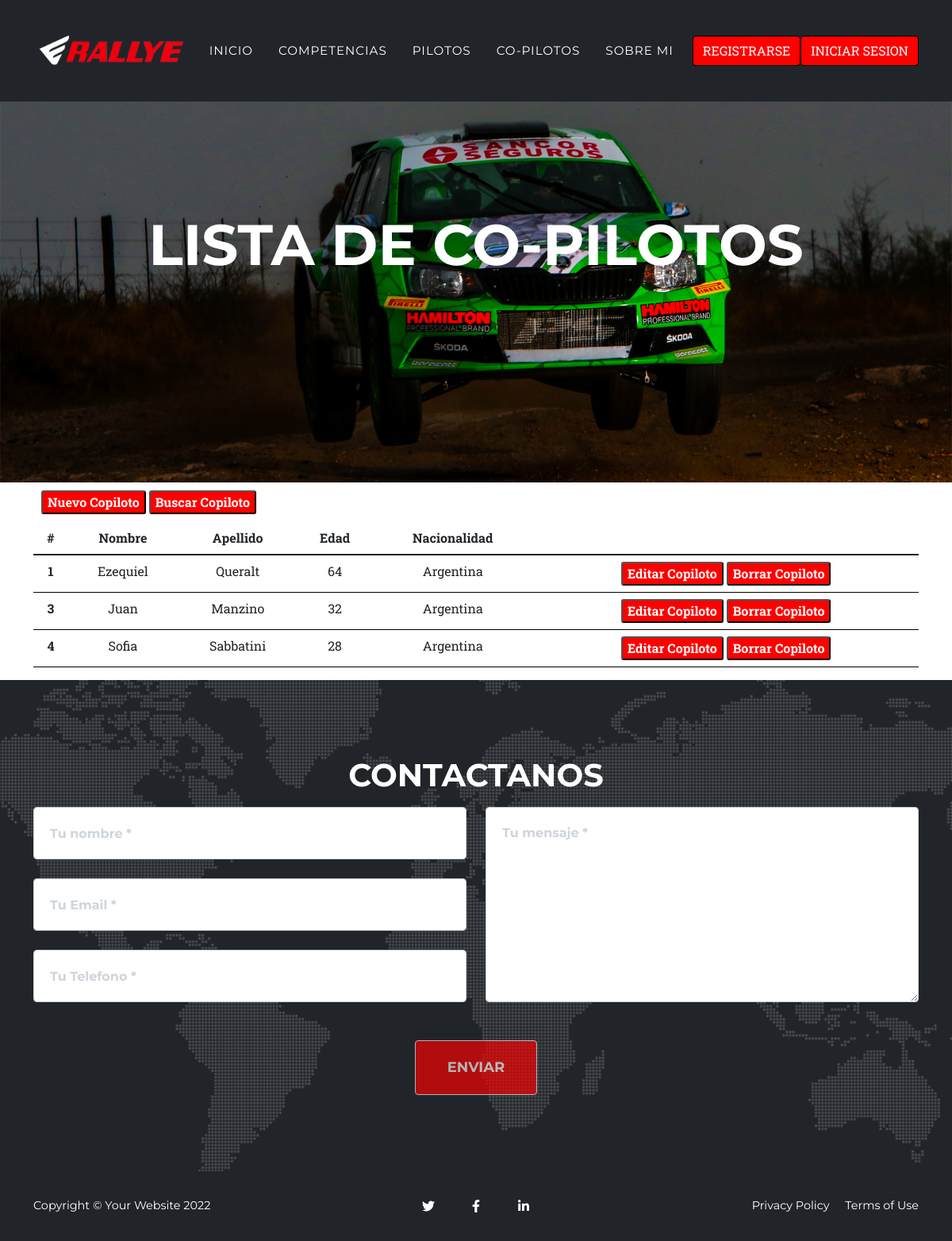
Screenshot of /AppSabba/copilotos/lista with the database file from the repository.
### AppSabba/models.py (models this page shows)
class Copiloto(models.Model):
    nombre = models.CharField(max_length=40)
    apellido = models.CharField(max_length=40)
    edad = models.IntegerField(default=15)
    nacionalidad = models.CharField(max_length=20)

### AppSabba/views.py (the view)
# urls.py: path("copilotos/lista", CopilotoLista.as_view(), name = "Ver Copilotos"),
class CopilotoLista(ListView): #piloto_list / base de template
    model = Copiloto
    template_name = "AppSabba/codriver/copiloto_list.html"

### AppSabba/templates/AppSabba/codriver/copiloto_list.html
{% extends "AppSabba/padre.html" %}
{% block titulo %}
<header style="background-image: url(../../../static/AppSabba/assets/img/header-bg1.jpg);" class="masthead ">
    <div class="container">
        <div class="masthead-heading text-uppercase">Lista de Co-Pilotos</div>
    </div>
</header>
{% endblock %}
{% block listas %}
<div style="padding: 10px;">
    <button style="background-color: rgb(255, 0, 0); border-radius: 3px;">
        <a style="text-decoration: none; color: rgb(255, 255, 255); font-weight:bold ;" href="{% url 'Crear Copilotos' %}">Nuevo Copiloto</a>
    </button>
    <button style="background-color: rgb(255, 0, 0); border-radius: 3px;">
        <a style="text-decoration: none; color: rgb(255, 255, 255); font-weight:bold ;" href="{% url 'Buscar Copiloto' %}">Buscar Copiloto</a>
    </button>
</div>
<table class="table" style="border-color: black; padding: 10px;">
    <thead >
      <tr style="text-align: center; font-weight: bold;">
        <th scope="col" style="font-weight: bold;">#</th>
        <th scope="col">Nombre</th>
        <th scope="col">Apellido</th>
        <th scope="col">Edad</th>
        <th scope="col">Nacionalidad</th>
      </tr>
    </thead>
    <tbody>
        {% for x in object_list %}
        <tr style="text-align: center;">
            <th scope="row">{{x.id}}</th>
            <td>{{x.nombre}}</td>
            <td>{{x.apellido}}</td>
            <td>{{x.edad}}</td>
            <td>{{x.nacionalidad}}</td>
            <td>
                <button style="background-color: rgb(255, 0, 0); border-radius: 3px;">
                    <a style="text-decoration: none; color: rgb(255, 255, 255); font-weight:bold ;" href="{% url 'Editar Copilotos' x.id %}">Editar Copiloto</a>
                </button>
                <button style="background-color: rgb(255, 0, 0); border-radius: 3px;">
                    <a style="text-decoration: none; color: rgb(255, 255, 255); font-weight:bold ;" href="{% url 'Borrar Copilotos' x.id %}">Borrar Copiloto</a>
                </button>
            </td>
        </tr>
        {% endfor %}
    </tbody>
  </table>
{% endblock %}

### rows the page displays
Copiloto: id "1", nombre "Ezequiel", apellido "Queralt", edad "64", nacionalidad "Argentina"
Copiloto: id "3", nombre "Juan", apellido "Manzino", edad "32", nacionalidad "Argentina"
Copiloto: id "4", nombre "Sofia", apellido "Sabbatini", edad "28", nacionalidad "Argentina"
